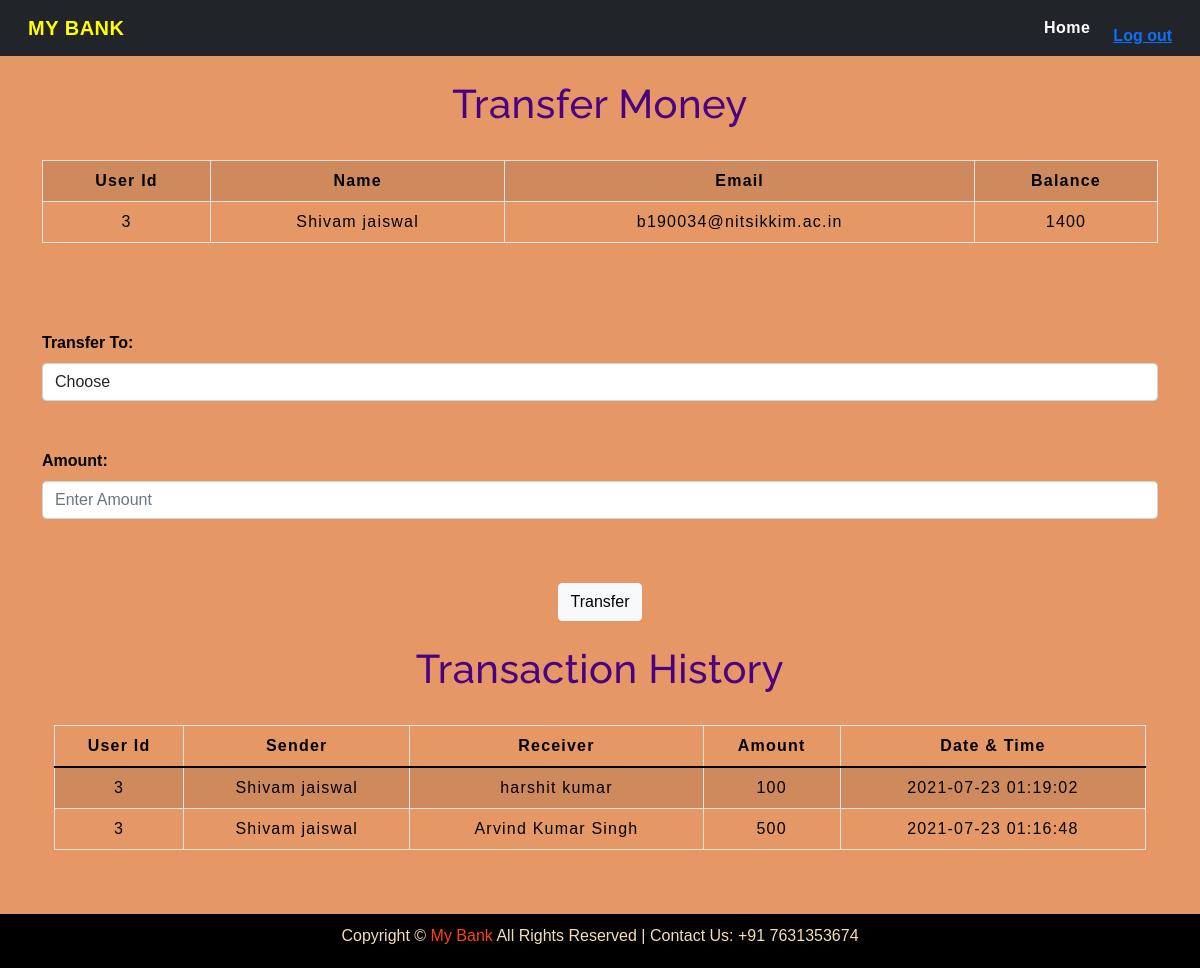
Screenshot of /selecteduserdetail.php?id=3 with the database file from the repository.
### tables this page shows
CREATE TABLE `users` (
  `id` int(3) NOT NULL,
  `name` text NOT NULL,
  `email` varchar(30) NOT NULL,
  `balance` int(8) NOT NULL,
  `password` varchar(20) DEFAULT NULL
);

CREATE TABLE `transaction` (
  `sno` int(3) NOT NULL,
  `id` int(5) DEFAULT NULL,
  `sender` text NOT NULL,
  `receiver` text NOT NULL,
  `balance` int(8) NOT NULL,
  `datetime` datetime NOT NULL DEFAULT current_timestamp()
);

### selecteduserdetail.php (the view, shortened to what this page needs)
<!DOCTYPE html>
<html lang="en">
<head>
    <link rel="stylesheet" href="https://stackpath.bootstrapcdn.com/bootstrap/4.5.2/css/bootstrap.min.css"
>
    <link href="https://cdn.jsdelivr.net/npm/bootstrap@5.0.2/dist/css/bootstrap.min.css" rel="stylesheet"
>
    <link rel="stylesheet" type="text/css" href="css/navbar.css">
    <link rel="stylesheet" type="text/css" href="css/table.css">
</head>
<body style="background-color : #E59866 ;">
    <nav class="navbar navbar-expand-lg navbar-light bg-dark">
    <div class="container-fluid">
        <a class="navbar-brand" href="#"><b style="color:yellow;">MY BANK</b></a>
        <div class="collapse navbar-collapse" id="navbarContent">
            <ul class="navbar-nav">
            <li class="nav-item">
                    <a class="nav-link" href="index.php" style="color : white;"><b>Home</b></a>
                </li>
                <li class="nav-item">
                    <a class="nav-link" href="#" style="color : white;"><b><?php
                        if(isset($_SESSION['logged_in']) && $_SESSION['logged_in'] == 'true')
                        {
                            $name = $_SESSION['name'];
                            echo  $name ;
                        }
                        else
                        {
                            ?>
                            <a href="#">Log out</a>
                        <?php
                        }
                        ?></b></a>
                </li>
            </ul>
        </div>
    </div>
</nav>
	<div class="container">
        <h2 class="text-center pt-4" style="color : indigo;">Transfer Money</h2>
            <?php
                include 'config.php';
                $sid=$_GET['id'];
                $sql = "SELECT * FROM  users where id=$sid";
                $result=mysqli_query($conn,$sql);
                $rows=mysqli_fetch_assoc($result);
            ?>
            <form method="post" name="tcredit" class="tabletext" ><br>
                <div>
                    <table class="table table-striped table-condensed table-bordered">
                        <tr style="color : black;">
                            <th class="text-center">User Id</th>
                            <th class="text-center">Name</th>
                            <th class="text-center">Email</th>
                            <th class="text-center">Balance</th>
                        </tr>
                        <tr style="color : black;">
                            <td class="py-2"><?php echo $rows['id'] ?></td>
                            <td class="py-2"><?php echo $rows['name'] ?></td>
                            <td class="py-2"><?php echo $rows['email'] ?></td>
                            <td class="py-2"><?php echo $rows['balance'] ?></td>
                        </tr>
                    </table>
                </div>
                <br><br><br>
                <label style="color : black;"><b>Transfer To:</b></label>
                <select name="to" class="form-control" required>
                        <option value="" disabled selected>Choose</option>
                </select><br><br>
                <label style="color : black;"><b>Amount:</b></label>
                <input type="number" class="form-control" name="amount" placeholder="Enter Amount" required >
                <br><br>
                <div class="text-center" >
                    <button class="btn mt-3 btn-light" name="submit" type="submit" id="myBtn" >Transfer</button>
                </div>
            </form>
        <div class="container">
            <h2 class="text-center pt-4" style="color : indigo;">Transaction History</h2><br>
            <div class="table-responsive-sm">
                <table class="table table-hover table-striped table-condensed table-bordered">
                    <thead style="color : black;">
                        <tr>
                            <th class="text-center">User Id</th>
                            <th class="text-center">Sender</th>
                            <th class="text-center">Receiver</th>
                            <th class="text-center">Amount</th>
                            <th class="text-center">Date & Time</th>
                        </tr>
                    </thead>
                    <tbody>
                        <?php
                            include 'config.php';
                            $sid=$_GET['id'];
                            $sql ="select * from transaction where id=$sid";
                            $query =mysqli_query($conn, $sql);
                            while($rows = mysqli_fetch_assoc($query))
                            {
                        ?>
                            <tr style="color : black;">
                            <td class="py-2"><?php echo $rows['id']; ?></td>
                            <td class="py-2"><?php echo $rows['sender']; ?></td>
                            <td class="py-2"><?php echo $rows['receiver']; ?></td>
                            <td class="py-2"><?php echo $rows['balance']; ?> </td>
                            <td class="py-2"><?php echo $rows['datetime']; ?> </td>
                            </tr>
                        <?php
                            }
                        ?>
                    </tbody>
                </table>
            </div>
        </div><br><br>
    </div>
    <?php include 'footer.php';?>
</body>
</html>

### css/navbar.css (style rules this page uses)
.nav-link { margin-right: 15px; color:#2F363F; letter-spacing: 0.5px; transition: 0.5s; }
.navbar-brand { color: #4C4B4B; letter-spacing: 0.5px; }
h2 { color: #4C4B4B; letter-spacing: 0.5px; font-family: raleway; }

### css/table.css (style rules this page uses)
* { padding: 0; margin: 0; box-sizing: border-box; font-family: sans-serif; }
h2 { font-size: 40px; }
table { letter-spacing: 1.2px; }
td { text-align: center; }
button { border:none; background: #d9d9d9; transition: 1s; }

### selecteduserdetail.php (style rules this page uses)
button { border:none; background: #d9d9d9; }

### rows the page displays
users: id "3", name "Shivam jaiswal", email "b190034@nitsikkim.ac.in", balance "1400"
transaction: id "3", sender "Shivam jaiswal", receiver "harshit kumar", balance "100", datetime "2021-07-23 01:19:02"
transaction: id "3", sender "Shivam jaiswal", receiver "Arvind Kumar Singh", balance "500", datetime "2021-07-23 01:16:48"
